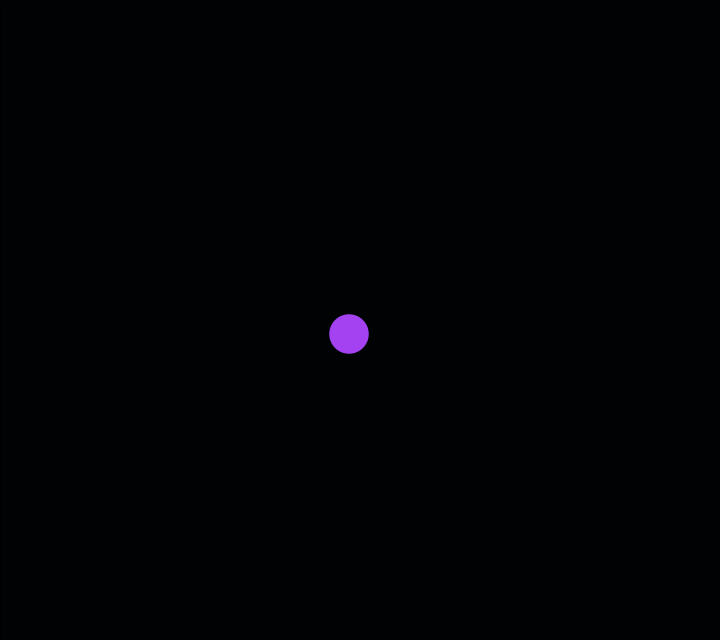
Frame 1 (no input)
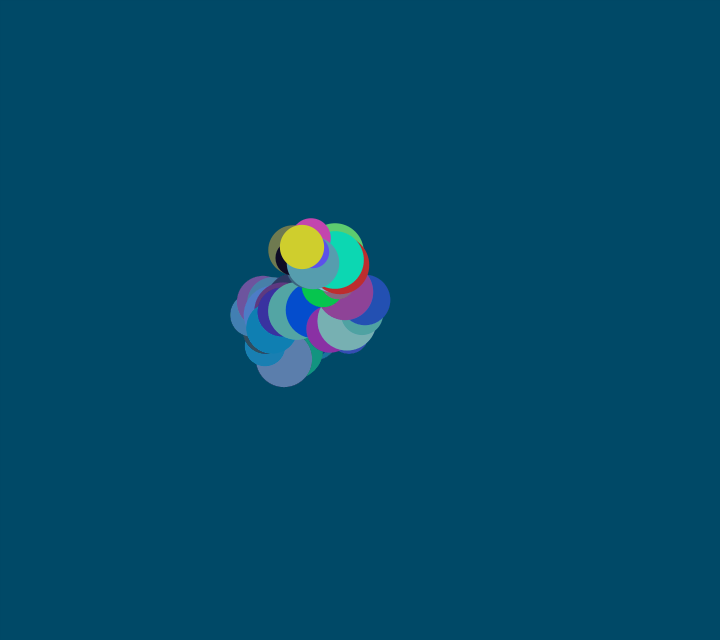
Frame 60 (the mouse pressed at the canvas centre just before this capture)
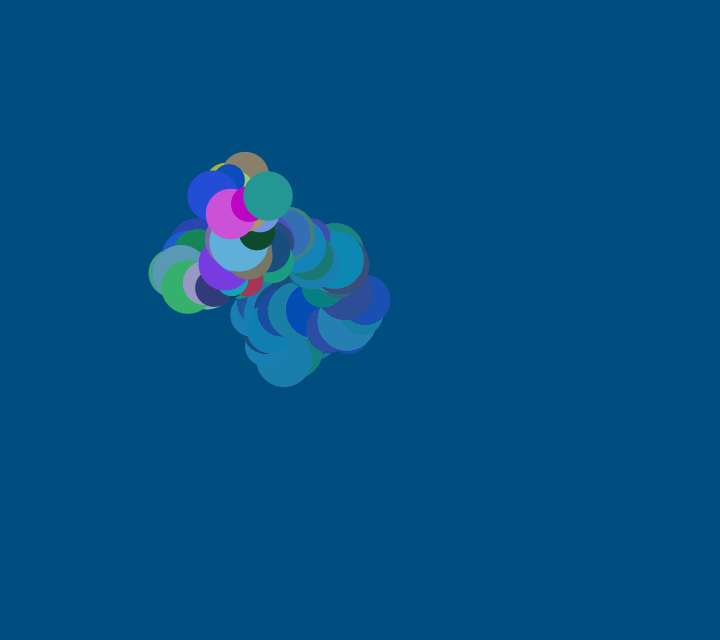
Frame 120 (the mouse held since frame 60 and released just before this capture)

The Processing sketch that drew these frames (run headless with seeded random() and noise(); from frame 60 on, the mouse is pressed at the canvas centre):

// Processing sketch: design210918a
// ── design210918a.pde
int diaW,diaH;
int x,y;
float dd;

void setup(){
  size(720,640);
  background(0);
  x=width/2;
  y=height/2;
};

void draw(){
  //background(0,120,140,5);
  fill(0,120,140,5);
  rect(0,0,width,height);
  noStroke();
  fill(random(255),random(255),random(255));
  x+=random(-20,20);
  y+=random(-20,20);
  if(x<0){
    x+=random(10,30);
  };
  if(y<0){
    y+=random(10,30);
  };
  dd=random(30,60);
  ellipse(x,y,dd,dd);
}
